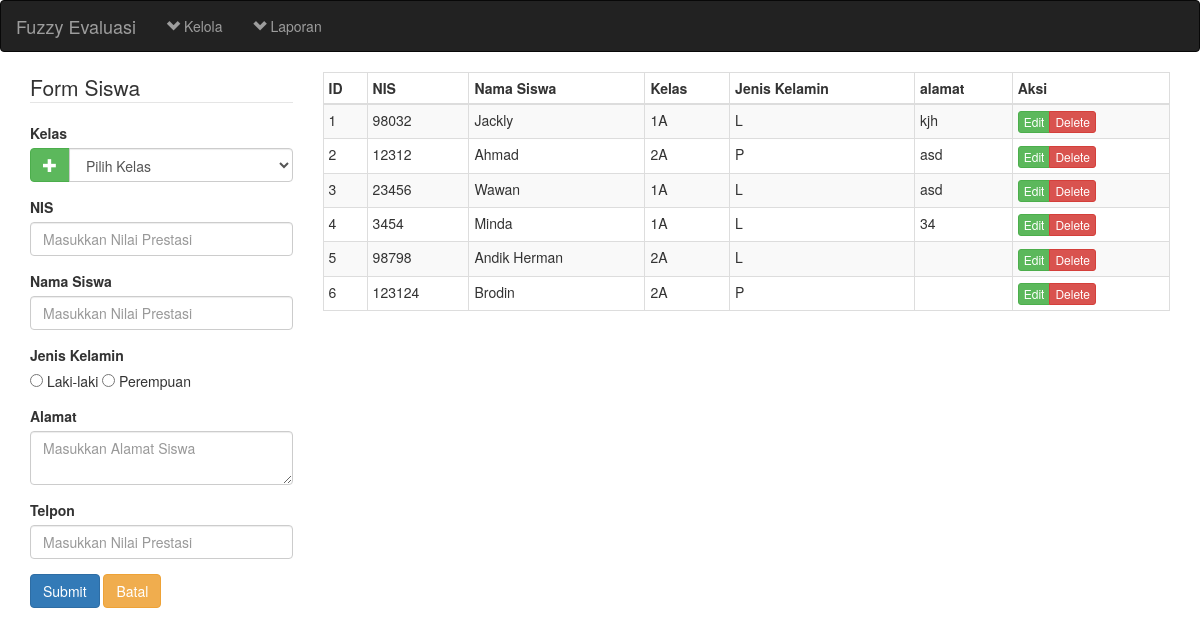
Screenshot of /fuzzyevaluasi2/siswa.php with the database file from the repository.
### tables this page shows
CREATE TABLE `siswa` (
  `id_siswa` int(11) NOT NULL AUTO_INCREMENT,
  `nim` int(11) NOT NULL,
  `nama_siswa` varchar(100) NOT NULL,
  `id_kelas` int(11) DEFAULT NULL,
  `j_kelamin` enum('L','P') NOT NULL,
  `alamat` varchar(255) DEFAULT NULL,
  `telp` varchar(12) DEFAULT NULL,
  `datetime` datetime DEFAULT CURRENT_TIMESTAMP ON UPDATE CURRENT_TIMESTAMP,
  PRIMARY KEY (`id_siswa`,`nim`)
);

CREATE TABLE `kelas` (
  `id_kelas` int(11) NOT NULL AUTO_INCREMENT,
  `nama_kelas` varchar(100) NOT NULL DEFAULT '0',
  `tingkatan` int(11) NOT NULL DEFAULT '0',
  `id_walikelas` int(11) DEFAULT NULL,
  `datetime` datetime NOT NULL DEFAULT CURRENT_TIMESTAMP ON UPDATE CURRENT_TIMESTAMP,
  PRIMARY KEY (`id_kelas`)
);

### fuzzyevaluasi2/siswa.php (called while the page is built, shortened)
<?php include('header.php'); ?>
<?php include('content-siswa.php'); ?>
<?php include('footer.php'); ?>

### fuzzyevaluasi2/list-siswa.php (the view, shortened to what this page needs)
<?php
$sql="select * from siswa a left join kelas b on a.id_kelas=b.id_kelas";
$result=mysql_query($sql)or die('Maaf, Query Salah');
function show_fuzzy($show){
	global $result;
	if($result==true){
		while($row=mysql_fetch_array($result)):
			?>
				<tr>
					<td><?php echo $row['id_siswa'] ?></td>
					<td><?php echo $row['nim'] ?></td>
					<td><?php echo $row['nama_siswa'] ?></td>
					<td><?php echo $row['nama_kelas'] ?></td>
					<td><?php echo $row['j_kelamin'] ?></td>
					<td><?php echo $row['alamat'] ?></td>
				<?php
					switch ($show) {
						case 'all':
							?>
							<td><div class="btn-group">
								<a href="proses.php?form=siswa&a=edit&id=<?php echo $row['id_siswa'] ?>" class="btn btn-xs btn-success">Edit</a>
								<a href="proses.php?form=siswa&a=delete&id=<?php echo $row['id_siswa'] ?>" class="btn btn-xs btn-danger">Delete</a>
							</div></td>
							<?php
							break;
							?>
							<?php
					}
				?>
				</tr>
			<?php
		endwhile;
	}
}
?>

### rows the page displays
siswa: id_siswa "1", nim "98032", nama_siswa "Jackly", id_kelas.nama_kelas "1A", j_kelamin "L", alamat "kjh"
siswa: id_siswa "2", nim "12312", nama_siswa "Ahmad", id_kelas.nama_kelas "2A", j_kelamin "P", alamat "asd"
siswa: id_siswa "3", nim "23456", nama_siswa "Wawan", id_kelas.nama_kelas "1A", j_kelamin "L", alamat "asd"
siswa: id_siswa "4", nim "3454", nama_siswa "Minda", id_kelas.nama_kelas "1A", j_kelamin "L", alamat "34"
siswa: id_siswa "5", nim "98798", nama_siswa "Andik Herman", id_kelas.nama_kelas "2A", j_kelamin "L"
siswa: id_siswa "6", nim "123124", nama_siswa "Brodin", id_kelas.nama_kelas "2A", j_kelamin "P"
